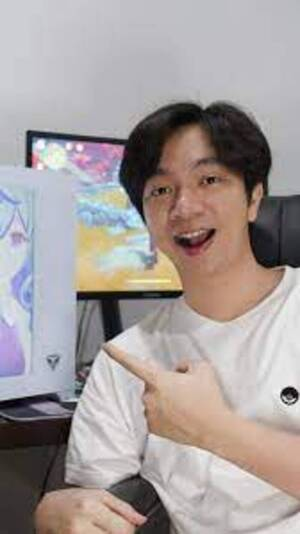
#> input picture 11_Assignment/miaw.jpg, 300 x 534 px
$ python task_11.py
#> lines starting #> are read from the running program, lines starting #| are printed output that depends on the picture
# Melakukan proses Image Filtering
import cv2
import numpy as np

image = cv2.imread('miaw.jpg')
#> image is the input picture: shape (534, 300, 3); mean B, G, R 155.5, 156.7, 165.4

print('1. Filter blur biasa')
print('2. filter linear : averaging')
print('3. filter non-linear median blur')
input = int(input("Masukkan nilai : "))
#> the answer given: 3

if input == 1:
    # blur image
    blur = cv2.blur(image, (10, 10))
    result = np.hstack((image, blur))
    print(blur.flatten()[:50])
elif input == 2:
    # averaging image (linear filtering)
    set_kernel = np.ones((10, 10), np.float32) / 25
    dst = cv2.filter2D(image, -1, kernel=set_kernel)
    result = np.hstack((image, dst))
    print(dst.flatten()[:50])
elif input == 3:
    # median image (non-linear filtering)
    median = cv2.medianBlur(image, 11)
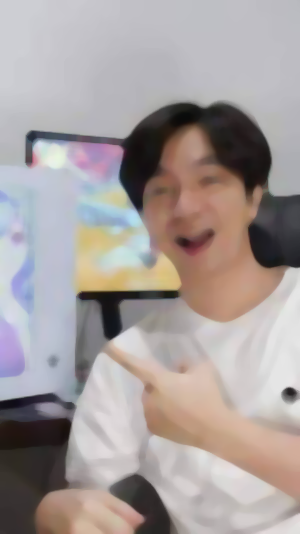
#> median: shape (534, 300, 3); mean B, G, R 156.1, 157.3, 166.1
    result = np.hstack((image, median))
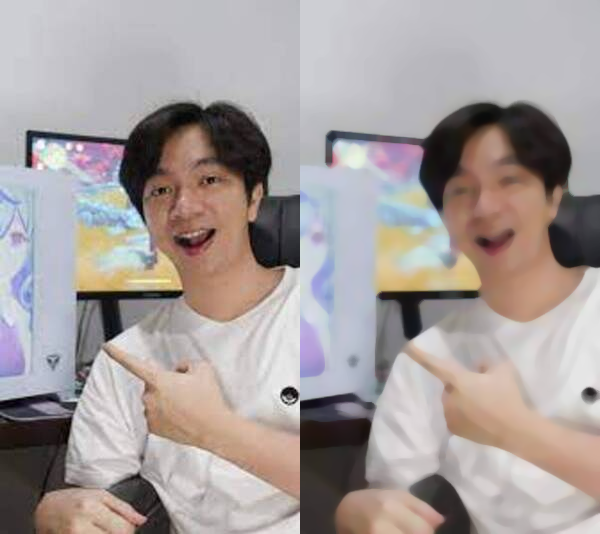
#> result: shape (534, 600, 3); mean B, G, R 155.8, 157, 165.7
    print(median.flatten()[:50])
#| [211 206 205 211 206 205 211 206 205 211 206 205 211 206 205 211 206 205
#|  211 206 205 211 206 205 211 206 205 211 206 205 211 206 205 211 206 205
#|  211 206 205 211 206 205 211 206 205 211 206 205 211 206]

cv2.imshow('miaw', result)
cv2.waitKey(0)

$ run again, with 11_Assignment/2.jpg copied over 11_Assignment/miaw.jpg
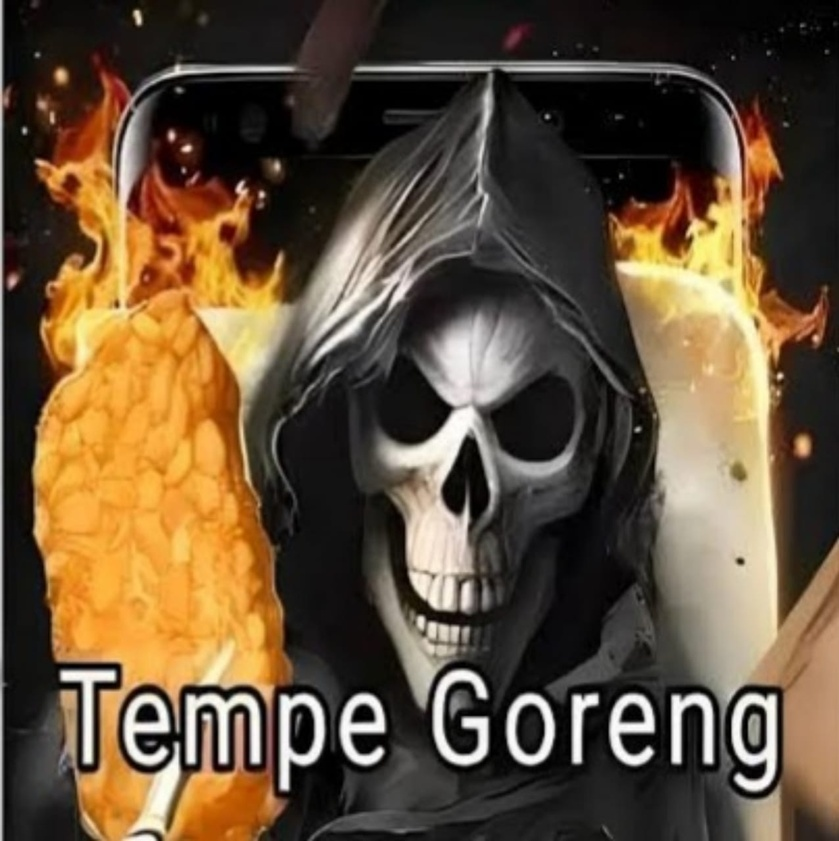
#> input picture 11_Assignment/2.jpg, 839 x 841 px, shrunk from 1276 x 1280 before the run
#> image is the input picture: shape (841, 839, 3); mean B, G, R 58.1, 80.9, 100.1
#> `median = cv2.medianBlur(image, 11)`:
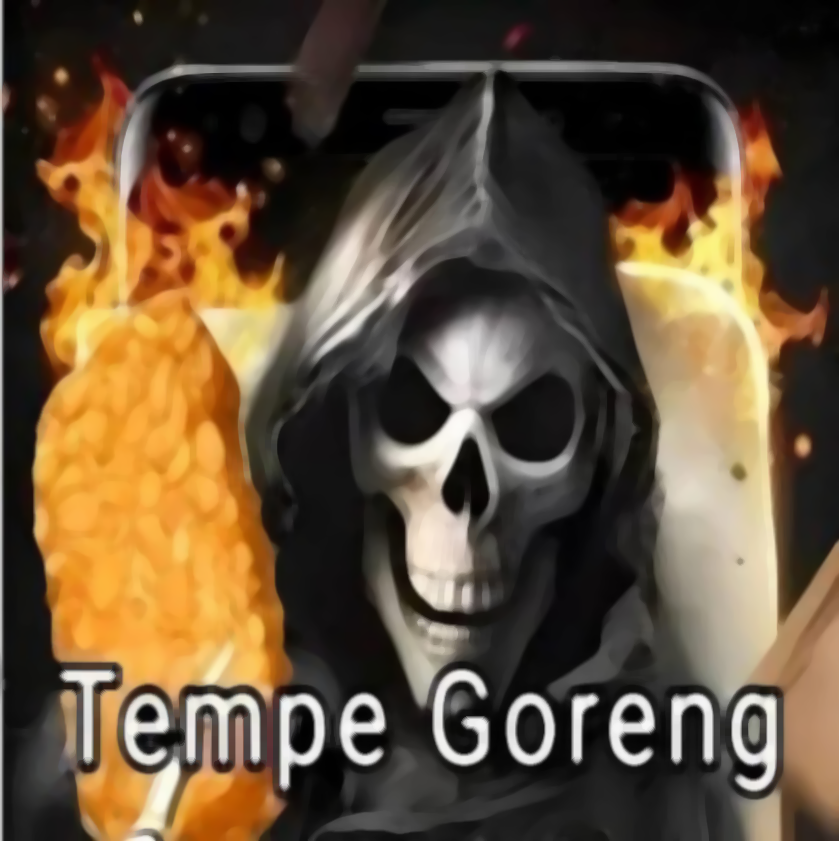
#> median: shape (841, 839, 3); mean B, G, R 57.5, 80.5, 99.9
#> `result = np.hstack((image, median))`:
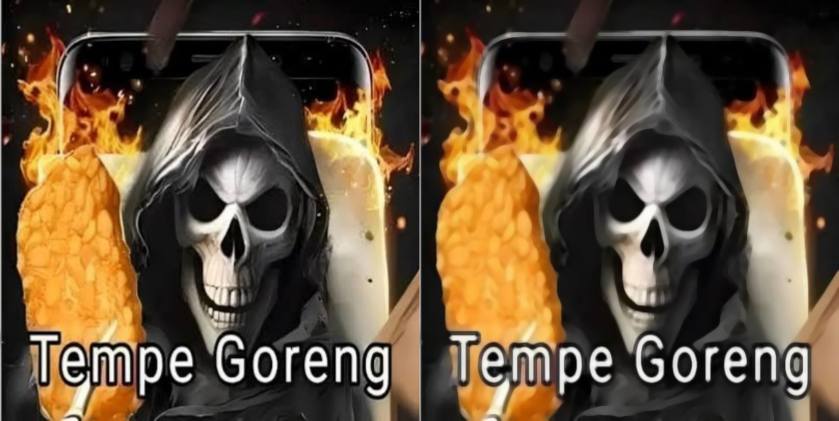
#> result: shape (841, 1678, 3) (shown at 1/2 size); mean B, G, R 57.8, 80.7, 100
#| [195 194 196 172 171 173 106 105 107  57  56  58  26  25  27   5   4   6
#|    4   3   5   4   3   5   4   3   5   4   3   5   3   3   5   3   3   5
#|    3   3   5   3   3   5   3   3   5   3   3   5   3   3]
